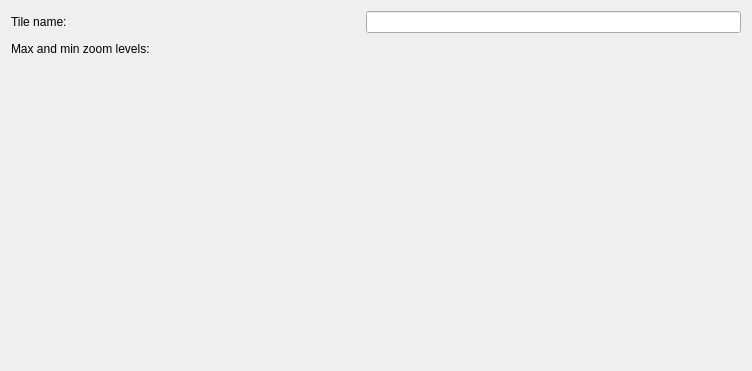
<?xml version="1.0" encoding="UTF-8"?>
<ui version="4.0">
 <class>UploadEditionPageWizard</class>
 <widget class="QWizardPage" name="UploadEditionPageWizard">
  <property name="geometry">
   <rect>
    <x>0</x>
    <y>0</y>
    <width>752</width>
    <height>371</height>
   </rect>
  </property>
  <property name="windowTitle">
   <string>Generation form</string>
  </property>
  <property name="locale">
   <locale language="English" country="UnitedStates"/>
  </property>
  <layout class="QGridLayout" name="gridLayout">
   <item row="4" column="0" rowspan="2">
    <widget class="QLabel" name="lbl_zoom">
     <property name="text">
      <string>Max and min zoom levels:</string>
     </property>
    </widget>
   </item>
   <item row="4" column="2">
    <widget class="RangeSlider" name="levels_range_slider" native="true">
     <property name="cursor">
      <cursorShape>ClosedHandCursor</cursorShape>
     </property>
    </widget>
   </item>
   <item row="6" column="2">
    <spacer name="verticalSpacer">
     <property name="orientation">
      <enum>Qt::Vertical</enum>
     </property>
     <property name="sizeHint" stdset="0">
      <size>
       <width>20</width>
       <height>40</height>
      </size>
     </property>
    </spacer>
   </item>
   <item row="2" column="0">
    <widget class="QLabel" name="lbl_name">
     <property name="autoFillBackground">
      <bool>true</bool>
     </property>
     <property name="text">
      <string>Tile name:</string>
     </property>
    </widget>
   </item>
   <item row="4" column="3">
    <widget class="QLabel" name="lbl_max_zoom">
     <property name="sizePolicy">
      <sizepolicy hsizetype="Fixed" vsizetype="Preferred">
       <horstretch>0</horstretch>
       <verstretch>0</verstretch>
      </sizepolicy>
     </property>
     <property name="text">
      <string notr="true">&lt;max_zoom&gt;</string>
     </property>
    </widget>
   </item>
   <item row="5" column="1" colspan="3">
    <widget class="QgsScaleRangeWidget" name="srw_zoom">
     <property name="cursor">
      <cursorShape>ArrowCursor</cursorShape>
     </property>
    </widget>
   </item>
   <item row="2" column="1" colspan="3">
    <widget class="QLineEdit" name="lne_name">
     <property name="inputMethodHints">
      <set>Qt::ImhLatinOnly</set>
     </property>
     <property name="text">
      <string/>
     </property>
     <property name="dragEnabled">
      <bool>true</bool>
     </property>
    </widget>
   </item>
   <item row="4" column="1">
    <widget class="QLabel" name="lbl_min_zoom">
     <property name="sizePolicy">
      <sizepolicy hsizetype="Fixed" vsizetype="Preferred">
       <horstretch>0</horstretch>
       <verstretch>0</verstretch>
      </sizepolicy>
     </property>
     <property name="text">
      <string notr="true">&lt;min_zoom&gt;</string>
     </property>
    </widget>
   </item>
  </layout>
 </widget>
 <customwidgets>
  <customwidget>
   <class>QgsScaleRangeWidget</class>
   <extends>QWidget</extends>
   <header>qgsscalerangewidget.h</header>
  </customwidget>
  <customwidget>
   <class>RangeSlider</class>
   <extends>QWidget</extends>
   <header>geoplateforme.toolbelt.range_slider</header>
   <container>1</container>
  </customwidget>
 </customwidgets>
 <resources/>
 <connections/>
</ui>
